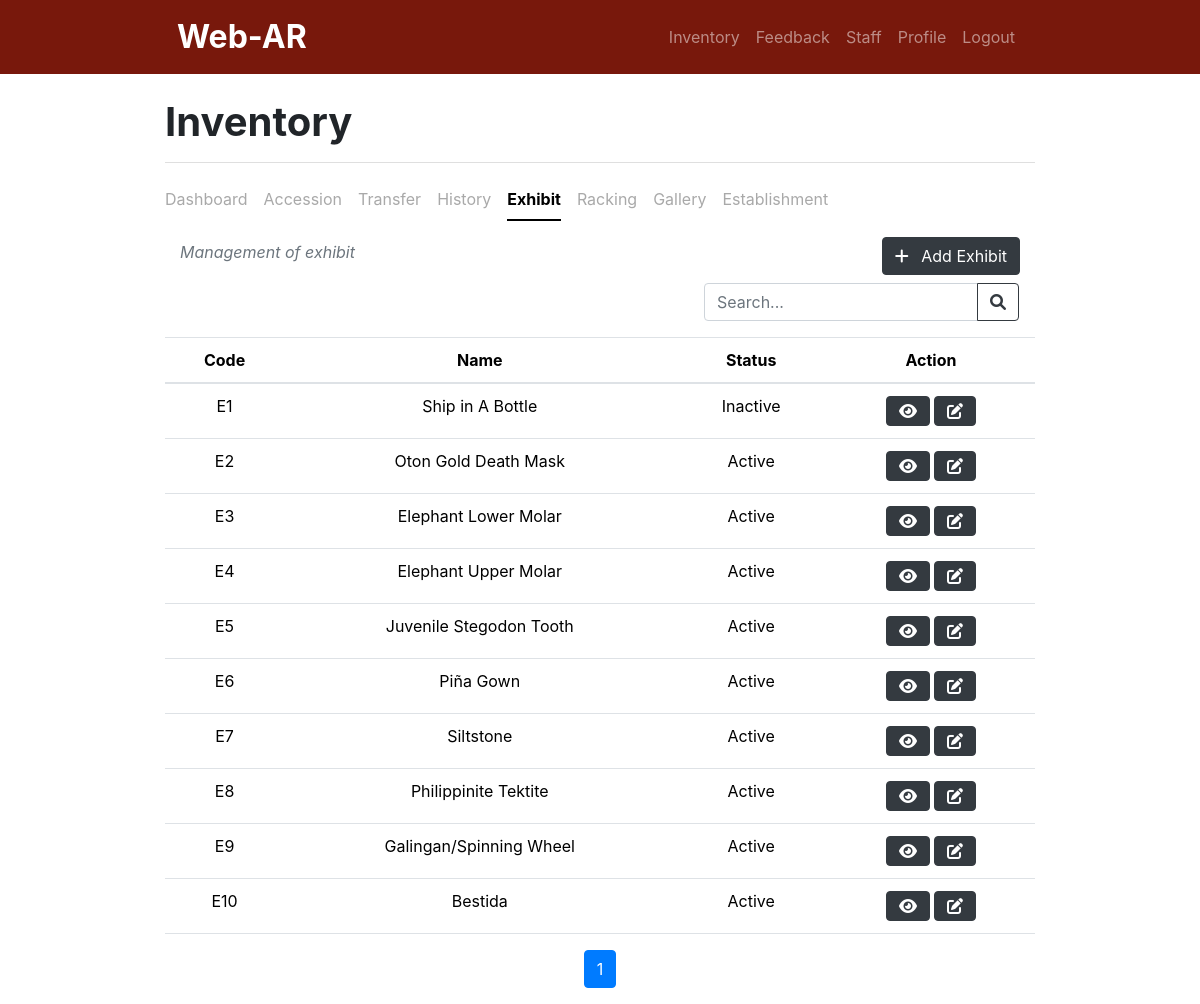
Page /inventory/exhibits.php (signed in) on the committed database.
### tables this page shows
CREATE TABLE `exhibit` (
  `exhibitID` int(11) NOT NULL,
  `exhibitCode` varchar(20) NOT NULL,
  `exhibitName` text NOT NULL,
  `exhibitInformation` longtext NOT NULL,
  `exhibitModel` longtext NOT NULL,
  `isActive` tinyint(1) NOT NULL DEFAULT 1 COMMENT '1 - active'
);

### inventory/exhibits.php (the view, shortened to what this page needs)
<?php
    include '../header.php';
    include 'navbar.php';
    include '../db_connect.php';
    include 'i_nav.php';
    if (isset($_GET['search'])) {
        $searchTerm = mysqli_real_escape_string($conn, $_GET['search']);
        $q = "SELECT * FROM exhibit WHERE exhibitName LIKE '%$searchTerm%'";
    } else {
        $q = "SELECT * FROM exhibit";
    }
    $r = mysqli_query($conn, $q);
    $itemsPerPage = 10;
    $totalItems = mysqli_num_rows($r);
    $totalPages = ceil($totalItems / $itemsPerPage);
    $currentPage = isset($_GET['page']) ? $_GET['page'] : 1;
    $offset = ($currentPage - 1) * $itemsPerPage;
    if (isset($_GET['search'])) {
        $q = "SELECT * FROM exhibit WHERE exhibitName LIKE '%$searchTerm%' LIMIT $offset, $itemsPerPage";
    } else {
        $q = "SELECT * FROM exhibit LIMIT $offset, $itemsPerPage";
    }
    $r = mysqli_query($conn, $q);
?>
<div class="container w-75">
    <div class="container d-flex justify-content-between align-items-center text-muted fst-italic">
        <p class="text-muted fst-italic">Management of exhibit</p>
        <button class="btn btn-dark mb-2" href="#" data-bs-toggle="modal" data-bs-target="#addExhibitModal" role="button">
            <i class="fa-solid fa-plus"></i>
            <span class="ms-2">Add Exhibit</span>
        </button>
    </div>
    <div class="d-flex justify-content-end mr-3">
        <form action="exhibits.php" method="GET">
            <div class="input-group">
                <input type="text" class="form-control" placeholder="Search..." name="search" value="<?php echo isset($_GET['search']) ? $_GET['search'] : ''; ?>">
                <button class="btn btn-outline-dark" type="submit"><i class="fa-solid fa-magnifying-glass"></i></button>
            </div>
        </form>
    </div>
    <div class="table-responsive">
        <table class="table table-hover">
            <thead class="text-center">
                <tr>
                    <th scope="col">Code</th>
                    <th scope="col">Name</th>
                    <th scope="col">Status</th>
                    <th scope="col">Action</th>
                </tr>
            </thead>
            <tbody>
                <?php
                    while ($row = mysqli_fetch_assoc($r)) {
                        $exhibitCode        = $row['exhibitCode'];
                        $exhibitName        = $row['exhibitName'];
                        $exhibitStatus      = $row['isActive'];
                        $statusText = ($exhibitStatus == 1) ? "Active" : "Inactive";
                        ?>
                    <tr>
                        <td class="text-center"><?php echo $exhibitCode; ?></td>
                        <td class="text-center"><?php echo $exhibitName; ?></td>
                        <td class="text-center"><?php echo $statusText; ?></td>
                        <td>
                            <div class="d-flex justify-content-center align-items-center">
                                <div class="text-center me-1">
                                    <button type="button" class="btn btn-dark" data-bs-toggle="modal" data-bs-target="#viewExhibitModal<?php echo $exhibitCode; ?>">
                                        <div class="d-flex align-items-center">
                                            <i class="fa-solid fa-eye"></i>
                                        </div>
                                    </button>
                                </div>
                                <div class="text-center">
                                    <button type="button" class="btn btn-dark" data-bs-toggle="modal" data-bs-target="#editExhibitModal<?php echo $exhibitCode; ?>">
                                        <div class="d-flex align-items-center">
                                            <i class="fa-solid fa-pen-to-square"></i>
                                        </div>
                                    </button>
                                </div>
                            </div>
                        </td>
                    </tr>
                <?php
                    }
                ?>
            </tbody>
        </table>
    </div>
</div>
<div class="container w-50">
    <nav aria-label="exhibit table page navigation">
        <ul class="pagination justify-content-center">
            <?php for ($page = 1; $page <= $totalPages; $page++) : ?>
                <li class="page-item <?php echo ($page == $currentPage) ? 'active' : ''; ?>">
                    <a class="page-link" href="?page=<?php echo $page; ?>"><?php echo $page; ?></a>
                </li>
            <?php endfor; ?>
        </ul>
    </nav>
</div>

### rows in the picture
exhibit: exhibitCode "E1", exhibitName "Ship in A Bottle", isActive "Inactive"
exhibit: exhibitCode "E2", exhibitName "Oton Gold Death Mask", isActive "Active"
exhibit: exhibitCode "E3", exhibitName "Elephant Lower Molar", isActive "Active"
exhibit: exhibitCode "E4", exhibitName "Elephant Upper Molar", isActive "Active"
exhibit: exhibitCode "E5", exhibitName "Juvenile Stegodon Tooth", isActive "Active"
exhibit: exhibitCode "E6", exhibitName "Piña Gown", isActive "Active"
exhibit: exhibitCode "E7", exhibitName "Siltstone", isActive "Active"
exhibit: exhibitCode "E8", exhibitName "Philippinite Tektite", isActive "Active"
exhibit: exhibitCode "E9", exhibitName "Galingan/Spinning Wheel", isActive "Active"
exhibit: exhibitCode "E10", exhibitName "Bestida", isActive "Active"
